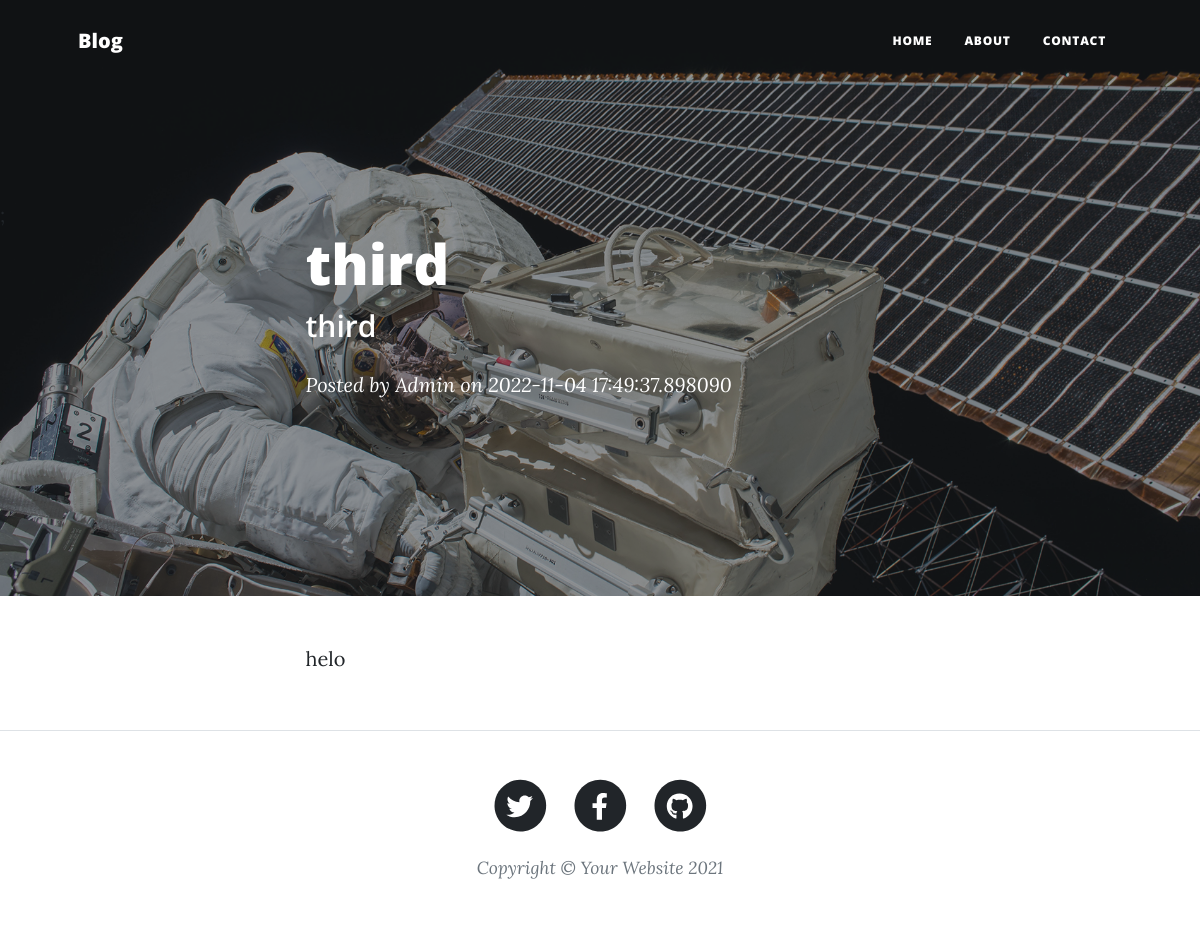
/post/third-post, run on the app's committed database.
### main.py (models this page shows)
class Posts(db.Model):
    sno = db.Column(db.Integer, primary_key=True)
    title = db.Column(db.String(80), nullable=False)
    slug = db.Column(db.String(21), nullable=False)
    content = db.Column(db.String(120), nullable=False)
    tagline = db.Column(db.String(120), nullable=False)
    date = db.Column(db.String(12), nullable=True)
    img_file = db.Column(db.String(12), nullable=True)

### main.py (the view)
@app.route("/post/<string:post_slug>", methods=['GET'])
def post_route(post_slug):
    post = Posts.query.filter_by(slug=post_slug).first()
    return render_template('post.html', params=params, post=post )

### templates/post.html (shortened to what this page needs)
{% extends "layout.html" %}
{% block body %}
        {% set fname = 'img/' + post.img_file %}
        <header class="masthead" style="background-image: url('     {{ url_for('static', filename=fname)  }}')">;
            <div class="container position-relative px-4 px-lg-5">
                <div class="row gx-4 gx-lg-5 justify-content-center">
                    <div class="col-md-10 col-lg-8 col-xl-7">
                        <div class="post-heading">
                            <h1>{{post.title}}</h1>
                            <h2 class="subheading">{{post.tagline}}</h2>
                            <span class="meta">
                                Posted by
                                <a href="#!">Admin</a>
                                on {{post.date}}
                            </span>
                        </div>
                    </div>
                </div>
            </div>
        </header>
        <article class="mb-4">
            <div class="container px-4 px-lg-5">
                <div class="row gx-4 gx-lg-5 justify-content-center">
                    <div class="col-md-10 col-lg-8 col-xl-7">
                        {{post.content}}
                    </div>
                </div>
            </div>
        </article>
 {% endblock %}

### data on the page
Posts: title "third", tagline "third", date "2022-11-04 17:49:37.898090", content "helo"

### other printed values
{{ params['blog_name'] }} "Blog"
